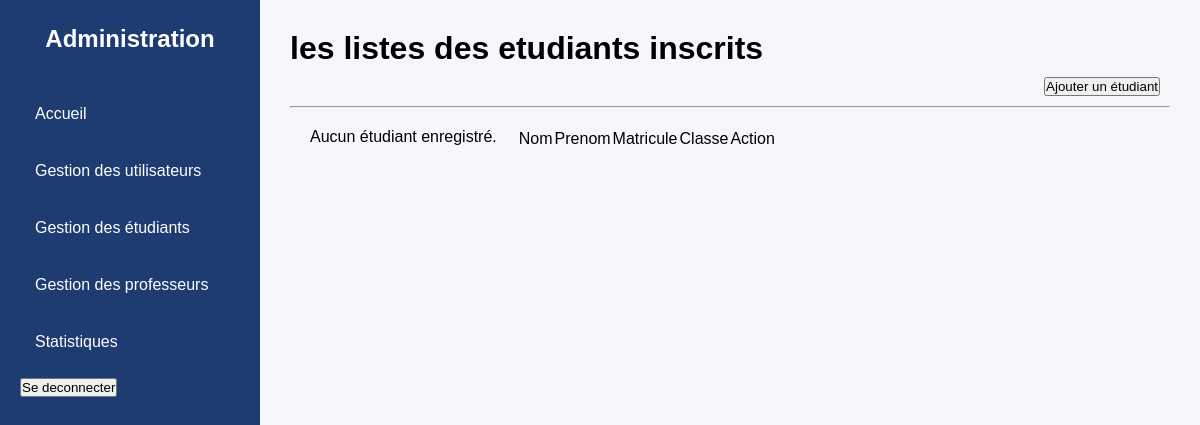
The page /liste_etu (signed in) on the database as committed earlier.
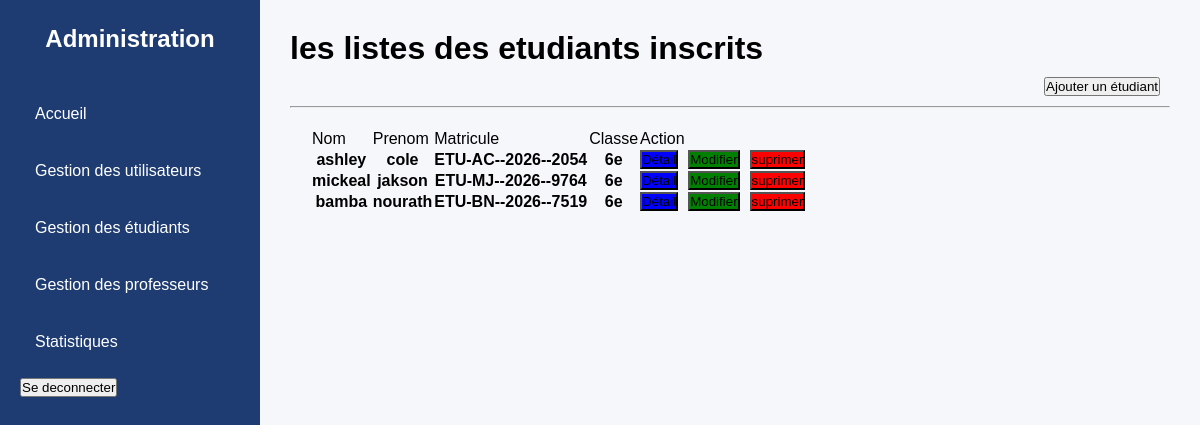
The same page on the database as committed later.
### scolarite/models.py (models this page shows, shortened)
class Etudiant(models.Model):
    matricule = models.CharField(max_length=30, unique=True)
    nom       = models.CharField(max_length=100)
    prenom    = models.CharField(max_length=100)
    age       = models.IntegerField(default=0)
    classe    = models.ForeignKey(Classe,   on_delete=models.SET_NULL, null=True)
    id_user   = models.OneToOneField(Utilisateur, on_delete=models.CASCADE,
                                     related_name='etudiant', null=True)

class Classe(models.Model):
    nom_classe = models.CharField(max_length=10, unique=True)
    def __str__(self):
        return self.nom_classe

### scolarite/views.py (the view)
# urls.py: path('liste_etu',list_etudiant,name='liste_etu'),
@role_requis('admin')
def list_etudiant(request):
    etudiants = Etudiant.objects.all()
    context = {
        "etudiants": etudiants
    }
    return render(request, "scolarite/admin/liste_etud_registe.html", context)

### scolarite/views.py (called while the page is built)
def role_requis(role):
    def decorateur(vue):
        @wraps(vue)
        @login_required
        def wrapper(request, *args, **kwargs):
            if getattr(request.user, "role", None) != role:
                raise PermissionDenied("Vous n'avez pas l'autorisation d'accéder à cette page.")
            return vue(request, *args, **kwargs)
        return wrapper
    return decorateur

### scolarite/templates/scolarite/admin/liste_etud_registe.html
{% extends "scolarite/admin/base.html" %}
{% block content %}
<h1>les listes des etudiants inscrits</h1>
<form style="margin: 10px;display: flex; justify-content:right;" action="{% url 'ajouter_etudiant' %}" method="get">
    <button  type="submit">Ajouter un étudiant</button>
</form>
<hr>
<div style="display: flex; justify-content: space-between; margin: 20px;">
    <div style="display: flex; justify-content:center;gap: 20px;">
        <table>
            <thead>
                <td>Nom</td>
                <td>Prenom</td>
                <td>Matricule</td>
                <td>Classe</td>
                <td>Action</td>
            </thead>
            {% for etudiant in etudiants %}
            <tbody>
                <th><p>{{ etudiant.nom }}</p></th>
                <th><p>{{ etudiant.prenom }}</p></th>
                <th><p>{{ etudiant.matricule }}</p></th>
                <th><p>{{ etudiant.classe }}</p> </th>
                <th>
                    <div style="display: flex; gap: 10px;">
                        <form action="{% url 'detail_etudiant' etudiant.id %}" method="get">
                            <button style="background-color: blue ;" type="submit">Détail</button>
                        </form>
                        <form action="{% url 'modifier_etudiant' etudiant.id %}" method="get">
                            <button style="background-color: green" type="submit">Modifier</button>
                        </form>
                        <form action="{% url 'suprimer_etudiant' etudiant.id %}" method="get">
                            <button style="background-color: red;" type="submit">suprimer</button>
                        </form>
                    </div>
                </th>
            </tbody>
            {% empty %}
                <p>Aucun étudiant enregistré.</p>
            {% endfor %}
        </table>
    </div>
</div>
{% endblock %}

### scolarite/templates/scolarite/admin/base.html (shortened to what this page needs)
{% load static %}
<!DOCTYPE html>
<html lang="fr">
<head>
    <link rel="stylesheet" href="{% static 'scolarite/admin/style.css' %}">
</head>
<body>
<div styles=" " class="container" >
    <nav class="nav_bar">
        <h2>Administration</h2>
        <ul>
            <li><a href="{% url 'admin_dashboard' %} ">Accueil</a></li>
            <li><a href="{% url 'users_liste' %}">Gestion des utilisateurs</a></li>
            <li><a href="{% url 'liste_etu' %}">Gestion des étudiants</a></li>
            <li><a href=" {% url 'liste_prof' %} ">Gestion des professeurs</a></li>
            <li><a href="">Statistiques</a></li>
        </ul>
        <form action="{% url 'Deconnexion' %}">
            <button >Se deconnecter</button>
        </form>
    </nav>
    <main class="content">
        {% block content %}
        {% endblock content %}
    </main>
</div>
</body>
</html>

### scolarite/static/scolarite/admin/style.css (style rules this page uses)
* { margin:0; padding:0; box-sizing:border-box; font-family:Arial, Helvetica, sans-serif; }
.container { display:flex; min-height:100vh; }
.nav_bar { width:260px; background:#1e3c72; color:white; padding:25px 20px; }
.nav_bar h2 { text-align:center; margin-bottom:40px; font-size:24px; }
.nav_bar ul { list-style:none; }
.nav_bar ul li { margin-bottom:15px; }
.nav_bar ul li a { display:block; text-decoration:none; color:white; padding:12px 15px; border-radius:8px; transition:0.3s; }
.content { flex:1; padding:30px; background:#f5f7fa; }

Rows that differ between the two databases and show on the page:
added Etudiant: nom "ashley", prenom "cole", matricule "ETU-AC--2026--2054", classe "6e"
added Etudiant: nom "mickeal", prenom "jakson", matricule "ETU-MJ--2026--9764", classe "6e"
added Etudiant: nom "bamba", prenom "nourath", matricule "ETU-BN--2026--7519", classe "6e"
Other text that changed with them:
text no longer shown: "Aucun étudiant enregistré."
